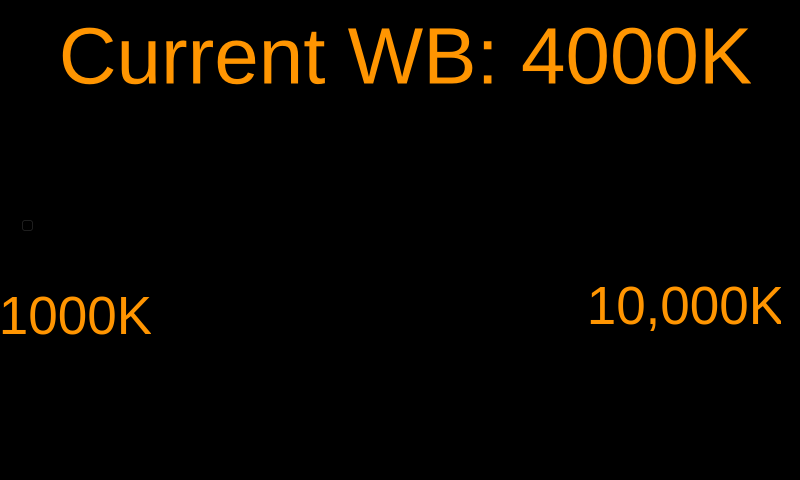
<?xml version="1.0" encoding="UTF-8"?>
<ui version="4.0">
 <class>WhiteBalanceCalibrationMenu</class>
 <widget class="QWidget" name="WhiteBalanceCalibrationMenu">
  <property name="geometry">
   <rect>
    <x>0</x>
    <y>0</y>
    <width>800</width>
    <height>480</height>
   </rect>
  </property>
  <property name="palette">
   <palette>
    <active>
     <colorrole role="WindowText">
      <brush brushstyle="SolidPattern">
       <color alpha="255">
        <red>255</red>
        <green>255</green>
        <blue>255</blue>
       </color>
      </brush>
     </colorrole>
     <colorrole role="Button">
      <brush brushstyle="SolidPattern">
       <color alpha="255">
        <red>0</red>
        <green>0</green>
        <blue>0</blue>
       </color>
      </brush>
     </colorrole>
     <colorrole role="Light">
      <brush brushstyle="SolidPattern">
       <color alpha="255">
        <red>0</red>
        <green>0</green>
        <blue>0</blue>
       </color>
      </brush>
     </colorrole>
     <colorrole role="Midlight">
      <brush brushstyle="SolidPattern">
       <color alpha="255">
        <red>0</red>
        <green>0</green>
        <blue>0</blue>
       </color>
      </brush>
     </colorrole>
     <colorrole role="Dark">
      <brush brushstyle="SolidPattern">
       <color alpha="255">
        <red>0</red>
        <green>0</green>
        <blue>0</blue>
       </color>
      </brush>
     </colorrole>
     <colorrole role="Mid">
      <brush brushstyle="SolidPattern">
       <color alpha="255">
        <red>0</red>
        <green>0</green>
        <blue>0</blue>
       </color>
      </brush>
     </colorrole>
     <colorrole role="Text">
      <brush brushstyle="SolidPattern">
       <color alpha="255">
        <red>255</red>
        <green>149</green>
        <blue>1</blue>
       </color>
      </brush>
     </colorrole>
     <colorrole role="BrightText">
      <brush brushstyle="SolidPattern">
       <color alpha="255">
        <red>255</red>
        <green>149</green>
        <blue>1</blue>
       </color>
      </brush>
     </colorrole>
     <colorrole role="ButtonText">
      <brush brushstyle="SolidPattern">
       <color alpha="255">
        <red>89</red>
        <green>239</green>
        <blue>150</blue>
       </color>
      </brush>
     </colorrole>
     <colorrole role="Base">
      <brush brushstyle="SolidPattern">
       <color alpha="255">
        <red>0</red>
        <green>0</green>
        <blue>0</blue>
       </color>
      </brush>
     </colorrole>
     <colorrole role="Window">
      <brush brushstyle="SolidPattern">
       <color alpha="255">
        <red>0</red>
        <green>0</green>
        <blue>0</blue>
       </color>
      </brush>
     </colorrole>
     <colorrole role="Shadow">
      <brush brushstyle="SolidPattern">
       <color alpha="255">
        <red>0</red>
        <green>0</green>
        <blue>0</blue>
       </color>
      </brush>
     </colorrole>
     <colorrole role="AlternateBase">
      <brush brushstyle="SolidPattern">
       <color alpha="255">
        <red>0</red>
        <green>0</green>
        <blue>0</blue>
       </color>
      </brush>
     </colorrole>
     <colorrole role="ToolTipBase">
      <brush brushstyle="SolidPattern">
       <color alpha="255">
        <red>255</red>
        <green>255</green>
        <blue>220</blue>
       </color>
      </brush>
     </colorrole>
     <colorrole role="ToolTipText">
      <brush brushstyle="SolidPattern">
       <color alpha="255">
        <red>0</red>
        <green>0</green>
        <blue>0</blue>
       </color>
      </brush>
     </colorrole>
     <colorrole role="PlaceholderText">
      <brush brushstyle="SolidPattern">
       <color alpha="127">
        <red>255</red>
        <green>255</green>
        <blue>255</blue>
       </color>
      </brush>
     </colorrole>
    </active>
    <inactive>
     <colorrole role="WindowText">
      <brush brushstyle="SolidPattern">
       <color alpha="255">
        <red>255</red>
        <green>255</green>
        <blue>255</blue>
       </color>
      </brush>
     </colorrole>
     <colorrole role="Button">
      <brush brushstyle="SolidPattern">
       <color alpha="255">
        <red>0</red>
        <green>0</green>
        <blue>0</blue>
       </color>
      </brush>
     </colorrole>
     <colorrole role="Light">
      <brush brushstyle="SolidPattern">
       <color alpha="255">
        <red>0</red>
        <green>0</green>
        <blue>0</blue>
       </color>
      </brush>
     </colorrole>
     <colorrole role="Midlight">
      <brush brushstyle="SolidPattern">
       <color alpha="255">
        <red>0</red>
        <green>0</green>
        <blue>0</blue>
       </color>
      </brush>
     </colorrole>
     <colorrole role="Dark">
      <brush brushstyle="SolidPattern">
       <color alpha="255">
        <red>0</red>
        <green>0</green>
        <blue>0</blue>
       </color>
      </brush>
     </colorrole>
     <colorrole role="Mid">
      <brush brushstyle="SolidPattern">
       <color alpha="255">
        <red>0</red>
        <green>0</green>
        <blue>0</blue>
       </color>
      </brush>
     </colorrole>
     <colorrole role="Text">
      <brush brushstyle="SolidPattern">
       <color alpha="255">
        <red>255</red>
        <green>149</green>
        <blue>1</blue>
       </color>
      </brush>
     </colorrole>
     <colorrole role="BrightText">
      <brush brushstyle="SolidPattern">
       <color alpha="255">
        <red>255</red>
        <green>149</green>
        <blue>1</blue>
       </color>
      </brush>
     </colorrole>
     <colorrole role="ButtonText">
      <brush brushstyle="SolidPattern">
       <color alpha="255">
        <red>89</red>
        <green>239</green>
        <blue>150</blue>
       </color>
      </brush>
     </colorrole>
     <colorrole role="Base">
      <brush brushstyle="SolidPattern">
       <color alpha="255">
        <red>0</red>
        <green>0</green>
        <blue>0</blue>
       </color>
      </brush>
     </colorrole>
     <colorrole role="Window">
      <brush brushstyle="SolidPattern">
       <color alpha="255">
        <red>0</red>
        <green>0</green>
        <blue>0</blue>
       </color>
      </brush>
     </colorrole>
     <colorrole role="Shadow">
      <brush brushstyle="SolidPattern">
       <color alpha="255">
        <red>0</red>
        <green>0</green>
        <blue>0</blue>
       </color>
      </brush>
     </colorrole>
     <colorrole role="AlternateBase">
      <brush brushstyle="SolidPattern">
       <color alpha="255">
        <red>0</red>
        <green>0</green>
        <blue>0</blue>
       </color>
      </brush>
     </colorrole>
     <colorrole role="ToolTipBase">
      <brush brushstyle="SolidPattern">
       <color alpha="255">
        <red>255</red>
        <green>255</green>
        <blue>220</blue>
       </color>
      </brush>
     </colorrole>
     <colorrole role="ToolTipText">
      <brush brushstyle="SolidPattern">
       <color alpha="255">
        <red>0</red>
        <green>0</green>
        <blue>0</blue>
       </color>
      </brush>
     </colorrole>
     <colorrole role="PlaceholderText">
      <brush brushstyle="SolidPattern">
       <color alpha="127">
        <red>255</red>
        <green>255</green>
        <blue>255</blue>
       </color>
      </brush>
     </colorrole>
    </inactive>
    <disabled>
     <colorrole role="WindowText">
      <brush brushstyle="SolidPattern">
       <color alpha="255">
        <red>0</red>
        <green>0</green>
        <blue>0</blue>
       </color>
      </brush>
     </colorrole>
     <colorrole role="Button">
      <brush brushstyle="SolidPattern">
       <color alpha="255">
        <red>0</red>
        <green>0</green>
        <blue>0</blue>
       </color>
      </brush>
     </colorrole>
     <colorrole role="Light">
      <brush brushstyle="SolidPattern">
       <color alpha="255">
        <red>0</red>
        <green>0</green>
        <blue>0</blue>
       </color>
      </brush>
     </colorrole>
     <colorrole role="Midlight">
      <brush brushstyle="SolidPattern">
       <color alpha="255">
        <red>0</red>
        <green>0</green>
        <blue>0</blue>
       </color>
      </brush>
     </colorrole>
     <colorrole role="Dark">
      <brush brushstyle="SolidPattern">
       <color alpha="255">
        <red>0</red>
        <green>0</green>
        <blue>0</blue>
       </color>
      </brush>
     </colorrole>
     <colorrole role="Mid">
      <brush brushstyle="SolidPattern">
       <color alpha="255">
        <red>0</red>
        <green>0</green>
        <blue>0</blue>
       </color>
      </brush>
     </colorrole>
     <colorrole role="Text">
      <brush brushstyle="SolidPattern">
       <color alpha="255">
        <red>0</red>
        <green>0</green>
        <blue>0</blue>
       </color>
      </brush>
     </colorrole>
     <colorrole role="BrightText">
      <brush brushstyle="SolidPattern">
       <color alpha="255">
        <red>255</red>
        <green>149</green>
        <blue>1</blue>
       </color>
      </brush>
     </colorrole>
     <colorrole role="ButtonText">
      <brush brushstyle="SolidPattern">
       <color alpha="255">
        <red>0</red>
        <green>0</green>
        <blue>0</blue>
       </color>
      </brush>
     </colorrole>
     <colorrole role="Base">
      <brush brushstyle="SolidPattern">
       <color alpha="255">
        <red>0</red>
        <green>0</green>
        <blue>0</blue>
       </color>
      </brush>
     </colorrole>
     <colorrole role="Window">
      <brush brushstyle="SolidPattern">
       <color alpha="255">
        <red>0</red>
        <green>0</green>
        <blue>0</blue>
       </color>
      </brush>
     </colorrole>
     <colorrole role="Shadow">
      <brush brushstyle="SolidPattern">
       <color alpha="255">
        <red>0</red>
        <green>0</green>
        <blue>0</blue>
       </color>
      </brush>
     </colorrole>
     <colorrole role="AlternateBase">
      <brush brushstyle="SolidPattern">
       <color alpha="255">
        <red>0</red>
        <green>0</green>
        <blue>0</blue>
       </color>
      </brush>
     </colorrole>
     <colorrole role="ToolTipBase">
      <brush brushstyle="SolidPattern">
       <color alpha="255">
        <red>255</red>
        <green>255</green>
        <blue>220</blue>
       </color>
      </brush>
     </colorrole>
     <colorrole role="ToolTipText">
      <brush brushstyle="SolidPattern">
       <color alpha="255">
        <red>0</red>
        <green>0</green>
        <blue>0</blue>
       </color>
      </brush>
     </colorrole>
     <colorrole role="PlaceholderText">
      <brush brushstyle="SolidPattern">
       <color alpha="127">
        <red>0</red>
        <green>0</green>
        <blue>0</blue>
       </color>
      </brush>
     </colorrole>
    </disabled>
   </palette>
  </property>
  <property name="windowTitle">
   <string>Form</string>
  </property>
  <widget class="QLabel" name="CurrentWB">
   <property name="geometry">
    <rect>
     <x>60</x>
     <y>10</y>
     <width>691</width>
     <height>91</height>
    </rect>
   </property>
   <property name="font">
    <font>
     <pointsize>60</pointsize>
    </font>
   </property>
   <property name="styleSheet">
    <string notr="true">color: rgb(255, 149, 1);</string>
   </property>
   <property name="text">
    <string>Current WB: 4000K</string>
   </property>
   <property name="alignment">
    <set>Qt::AlignCenter</set>
   </property>
  </widget>
  <widget class="QSlider" name="WBSlider">
   <property name="geometry">
    <rect>
     <x>20</x>
     <y>200</y>
     <width>761</width>
     <height>51</height>
    </rect>
   </property>
   <property name="orientation">
    <enum>Qt::Horizontal</enum>
   </property>
  </widget>
  <widget class="QLabel" name="label1000k">
   <property name="geometry">
    <rect>
     <x>0</x>
     <y>270</y>
     <width>151</width>
     <height>91</height>
    </rect>
   </property>
   <property name="font">
    <font>
     <pointsize>40</pointsize>
    </font>
   </property>
   <property name="styleSheet">
    <string notr="true">color: rgb(255, 149, 1);</string>
   </property>
   <property name="text">
    <string>1000K</string>
   </property>
   <property name="alignment">
    <set>Qt::AlignCenter</set>
   </property>
  </widget>
  <widget class="QLabel" name="label10000K">
   <property name="geometry">
    <rect>
     <x>590</x>
     <y>260</y>
     <width>191</width>
     <height>91</height>
    </rect>
   </property>
   <property name="font">
    <font>
     <pointsize>40</pointsize>
    </font>
   </property>
   <property name="styleSheet">
    <string notr="true">color: rgb(255, 149, 1);</string>
   </property>
   <property name="text">
    <string>10,000K</string>
   </property>
   <property name="alignment">
    <set>Qt::AlignCenter</set>
   </property>
  </widget>
 </widget>
 <resources/>
 <connections/>
</ui>
